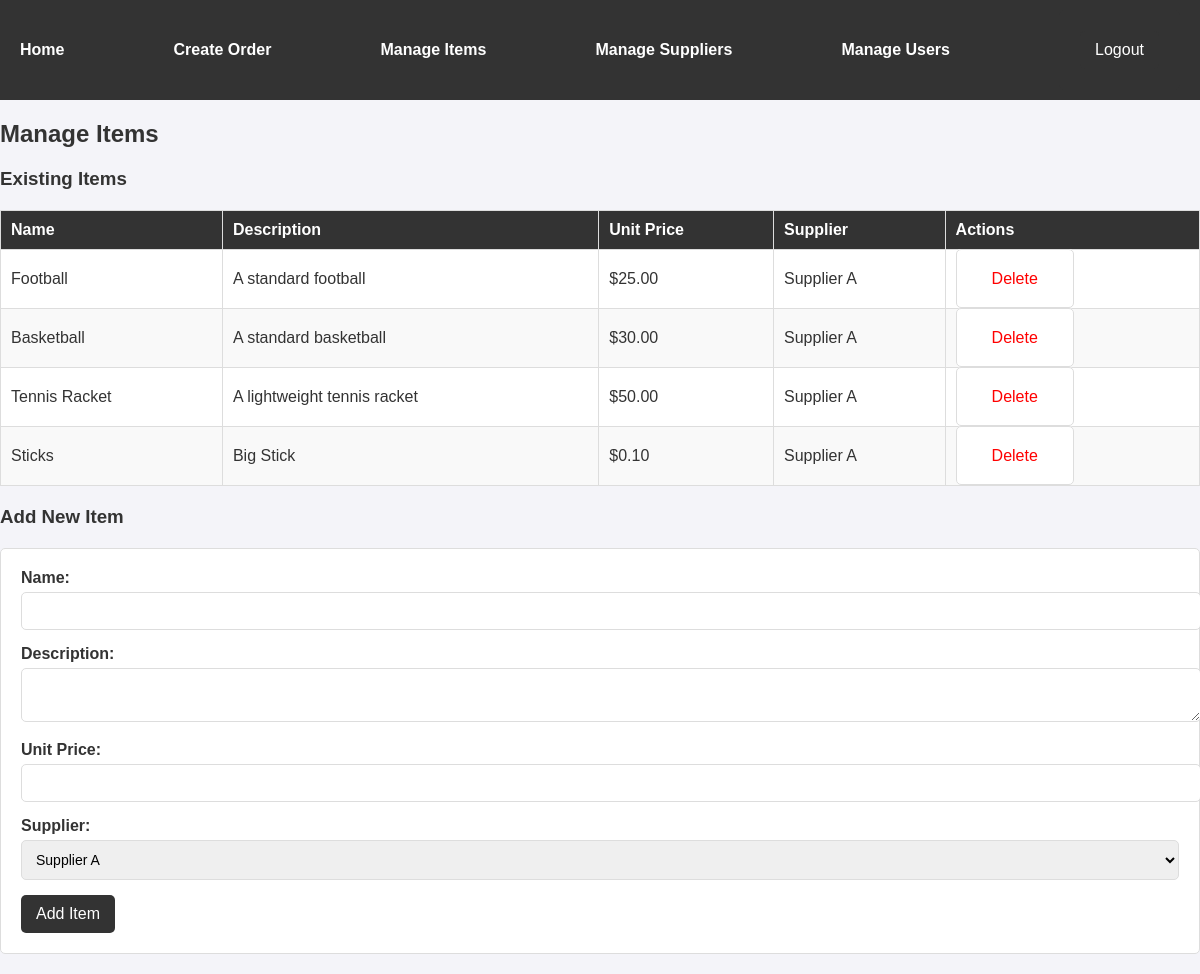
The app's page /app/manage_items/ (signed in), older data.
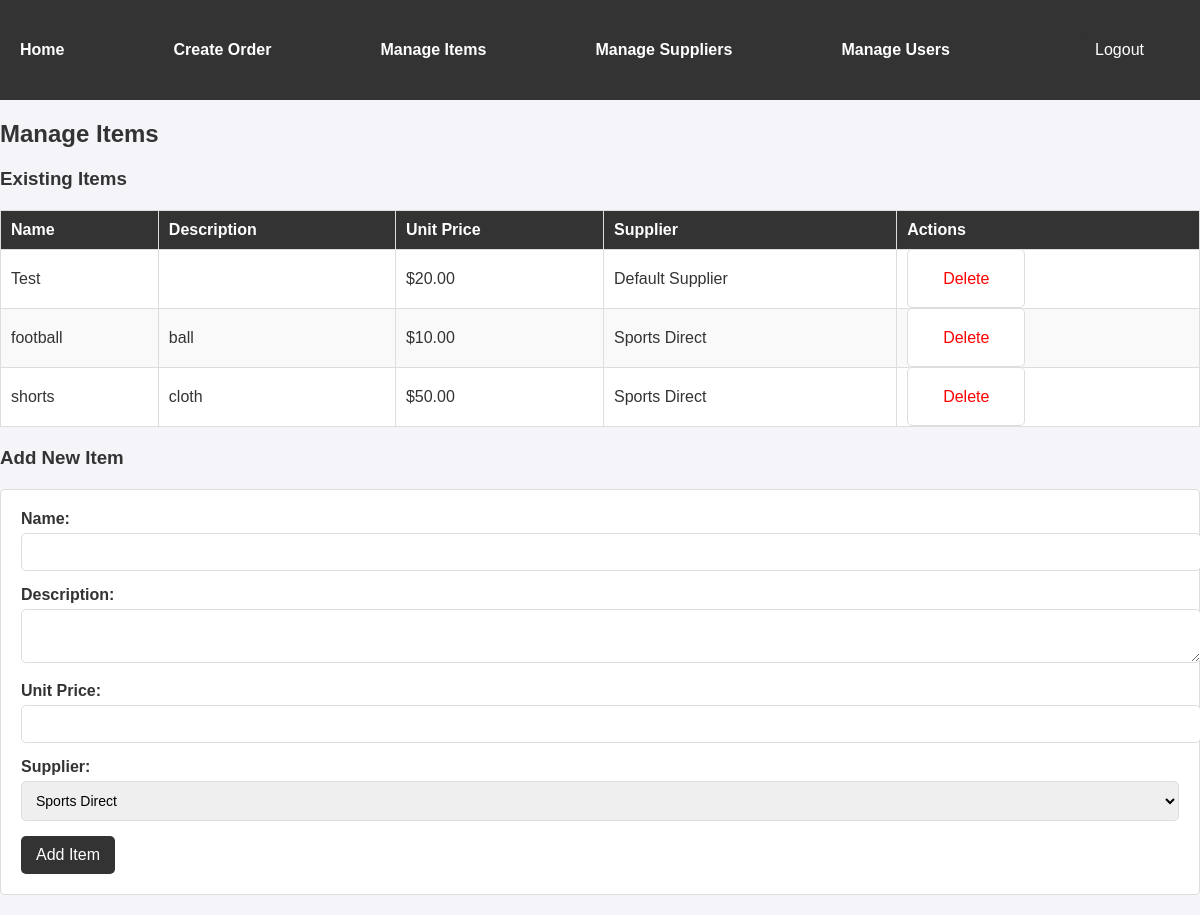
The same page, newer data.
### PO_Items/models.py (models this page shows, shortened)
class SportsItem(models.Model):
    supplier = models.ForeignKey(Supplier, on_delete=models.CASCADE)
    name = models.CharField(max_length=100)
    description = models.TextField()
    unit_price = models.DecimalField(max_digits=10, decimal_places=2)

class Supplier(models.Model):
    name = models.CharField(max_length=100)
    contact_info = models.CharField(max_length=255, blank=True)

### PO_Items/decorators.py (the view)
        def _wrapped_view(request, *args, **kwargs):
            if request.user.role in allowed_roles:
                return view_func(request, *args, **kwargs)
            return HttpResponseForbidden("You do not have permission to access this page.")

### PO_Items/views.py (called while the page is built, shortened)
@role_required(['ADMIN', 'INVENTORY_MANAGER'])
@login_required
def manage_items(request):
    items = SportsItem.objects.all()
    suppliers = Supplier.objects.all()
    return render(request, 'PO_Items/manage_items.html', {'items': items, 'suppliers': suppliers})

### PO_Items/templates/PO_Items/manage_items.html (shortened to what this page needs)
{% load static %}
<!DOCTYPE html>
<html>
<head>
    <link rel="stylesheet" type="text/css" href="{% static 'PO_Items/styles.css' %}">
</head>
<body>
    <div class="navbar">
        <a href="{% url 'PO_Items:PO_Items' %}">Home</a>
        {% if request.user.role == 'BUYER' or request.user.role == 'ADMIN' %}
            <a href="{% url 'PO_Items:create_order' %}">Create Order</a>
        {% endif %}
        {% if request.user.role == 'INVENTORY_MANAGER' or request.user.role == 'ADMIN' %}
            <a href="{% url 'PO_Items:manage_items' %}">Manage Items</a>
            <a href="{% url 'PO_Items:manage_suppliers' %}">Manage Suppliers</a>
        {% endif %}
        {% if request.user.role == 'ADMIN' %}
            <a href="{% url 'PO_Items:manage_users' %}">Manage Users</a>
        {% endif %}
        <form class = "form_nav" method="post" action="{% url 'logout' %}" style="margin: 0;">
            <button type="submit" >Logout</button>
        </form>
    </div>
    <h2>Manage Items</h2>
    <h3>Existing Items</h3>
    <table border="1">
        <thead>
            <tr>
                <th>Name</th>
                <th>Description</th>
                <th>Unit Price</th>
                <th>Supplier</th>
                <th>Actions</th>
            </tr>
        </thead>
        <tbody>
            {% for item in items %}
                <tr>
                    <td>{{ item.name }}</td>
                    <td>{{ item.description }}</td>
                    <td>${{ item.unit_price }}</td>
                    <td>{{ item.supplier.name }}</td>
                    <td>
                        {% if item.id %}
                        <form method="post" action="{% url 'PO_Items:delete_sports_item' item.id %}" style="display: inline;">
                            <button type="submit" style="background: none; border: none; color: red; cursor: pointer;">Delete</button>
                        </form>
                        {% endif %}
                    </td>
                </tr>
            {% empty %}
                <tr>
                    <td colspan="4">No items found.</td>
                </tr>
            {% endfor %}
        </tbody>
    </table>
    <h3>Add New Item</h3>
    <form method="post" action="">
        <label for="name">Name:</label>
        <input type="text" id="name" name="name" required><br>
        <label for="description">Description:</label>
        <textarea id="description" name="description"></textarea><br>
        <label for="unit_price">Unit Price:</label>
        <input type="number" id="unit_price" name="unit_price" step="0.01" required><br>
        <label for="supplier">Supplier:</label>
        <select id="supplier" name="supplier" required>
            {% for supplier in suppliers %}
                <option value="{{ supplier.id }}">{{ supplier.name }}</option>
            {% empty %}
                <option disabled>No suppliers available</option>
            {% endfor %}
        </select><br>
        <button type="submit">Add Item</button>
    </form>
</body>
</html>

### PO_Items/static/PO_Items/styles.css (style rules this page uses)
body { font-family: Arial, sans-serif; margin: 0; padding: 0; background-color: #f4f4f9; color: #333; }
.form_nav { background-color: #333; border-color: #333; }
.navbar { background-color: #333; color: white; padding: 10px 20px; display: flex; justify-content: space-between; align-items: center; }
.navbar a { color: white; text-decoration: none; margin-right: 15px; font-weight: bold; }
.navbar form { margin: 0; }
.navbar button { background: #333; border: none; color: white; font-size: 16px; cursor: pointer; outline: none; }
table { width: 100%; border-collapse: collapse; margin: 20px 0; background-color: white; }
table th, table td { border: 1px solid #ddd; padding: 10px; text-align: left; }
table th { background-color: #333; color: white; }
table tr:nth-child(even) { background-color: #f9f9f9; }
form { margin: 20px 0; padding: 20px; background-color: white; border: 1px solid #ddd; border-radius: 5px; }
form label { display: block; margin-bottom: 5px; font-weight: bold; }
form input, form select, form textarea { width: 100%; padding: 10px; margin-bottom: 15px; border: 1px solid #ddd; border-radius: 5px; font-size: 14px; }
form button { background-color: #333; color: white; border: none; padding: 10px 15px; border-radius: 5px; cursor: pointer; font-size: 16px; }
h2, h3 { color: #333; margin-top: 20px; }

Row changes from the older to the newer data that the page shows:
removed SportsItem: name "Football", description "A standard football", unit_price "25.00", supplier.name "Supplier A", shows "Delete"
removed SportsItem: name "Basketball", description "A standard basketball", unit_price "30.00", supplier.name "Supplier A", shows "Delete"
removed SportsItem: name "Tennis Racket", description "A lightweight tennis racket", unit_price "50.00", supplier.name "Supplier A", shows "Delete"
removed SportsItem: name "Sticks", description "Big Stick", unit_price "0.10", supplier.name "Supplier A", shows "Delete"
added SportsItem: name "Test", unit_price "20.00", supplier.name "Default Supplier", shows "Delete"
added SportsItem: name "football", description "ball", unit_price "10.00", supplier.name "Sports Direct", shows "Delete"
added SportsItem: name "shorts", description "cloth", unit_price "50.00", supplier.name "Sports Direct", shows "Delete"
Text that changed along with them:
form field supplier: "Supplier A" → "Sports Direct"
